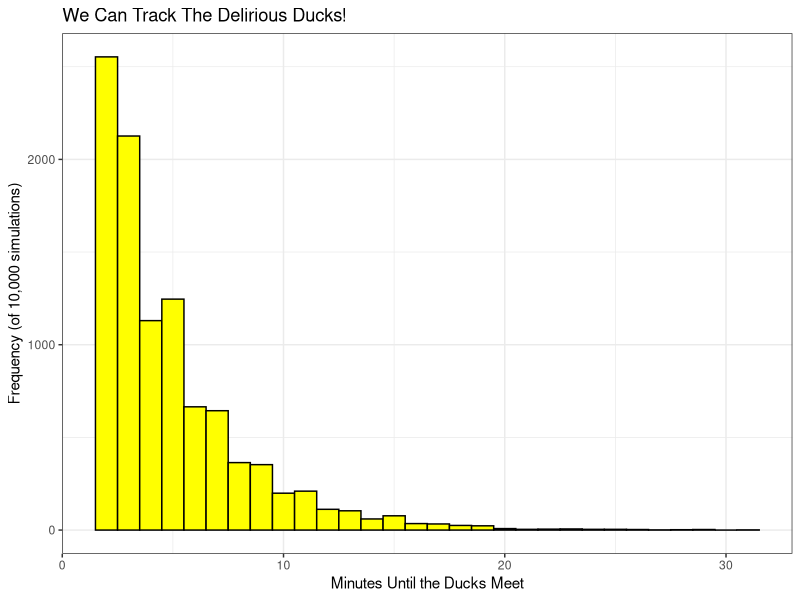

This figure's R source:
## ---- chunk 1
knitr::opts_chunk$set(echo = TRUE)
## ---- chunk 2
library(stringr)

# (1,3) (2,3) (3,3)
# (1,2) (2,2) (3,2)
# (1,1) (2,1) (3,1)

moveDuck <- function (start) {
  
  end <- start
  moveAxis <- sample(c(1, 2), 1)

  if (start[moveAxis] != 2) {
    end[moveAxis] <- 2
  } else {
    end[moveAxis] <- sample(c(1, 3), 1)
  }
  
  return(end)
}

simLength <- c()
simMeet <- c()
simLog <- list()

for (i in 1:10000) {
  duck1 <- c(2,2)
  duck2 <- c(2,2)
  duckMeet <- FALSE
  minutes <- 1
  while (!duckMeet) {
    minutes <- minutes + 1
    duck1 <- moveDuck(duck1)
    duck2 <- moveDuck(duck2)
    duckMeet <- !(FALSE %in% (duck1 == duck2))
  }
  simLength <- c(simLength, minutes)
  simMeet <- c(simMeet, str_c(duck1, collapse = ""))
}

print(paste("It takes the ducks an average of", mean(simLength), "minutes to meet."))
## ---- chunk 3
library(ggplot2)

ggplot() + 
  aes(simLength) + 
  geom_histogram(binwidth=1, color = "black", fill = "yellow") +
  ylab("Frequency (of 10,000 simulations)") +
  xlab("Minutes Until the Ducks Meet") +
  ggtitle("We Can Track The Delirious Ducks!") +
  theme_bw()
